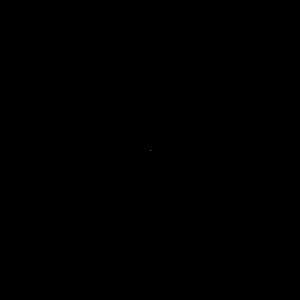
Frame 1 (no input)
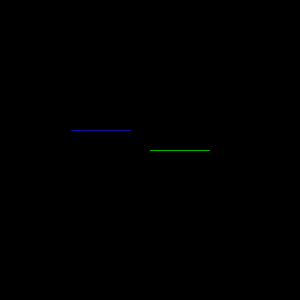
Frame 60 (the mouse pressed at the canvas centre just before this capture)
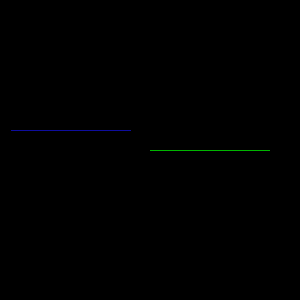
Frame 120 (the mouse held since frame 60 and released just before this capture)

The Processing sketch that drew these frames (run headless with seeded random() and noise(); from frame 60 on, the mouse is pressed at the canvas centre):

// Processing sketch: processing_77940
// ── processing_77940.pde

//Hannah Abdel, CP1, Mods 4-5, tron
int x;
int y;
int direction = RIGHT;
int compX = 130;
int compY = 130;
int compDir = LEFT;
boolean gameOver = false;
void setup()
{
  x = 150;
  y = 150;
  size(300,300);
  background(0);
}
void draw()
{
  if (gameOver == true)
  {
    text("GAME OVER!", 100,150);
  }
  else
 {
   human();
 computer();
 }
}
void human()
{
 stroke(0,255,0);
  if(get(x,y) !=color (0,0,0))
  {
    gameOver = true;
  }
  else
  {
    point(x,y);
    if(direction == RIGHT)
    {
      x++;
    }
    else if (direction == LEFT)
    {
      x--;
    }
    else if (direction == UP)
    {
      y--;
    }
    else if(direction == DOWN)
    {
      y++;
    }
  }
}

void keyPressed()
{
  if (key== 'a')
  {
    direction = LEFT;
  }
  else if (key =='d')
  {
    direction = RIGHT;
  }
  else if (key == 'w')
  {
    direction = UP;
  }
  else if (key == 's')
  {
    direction = DOWN;
  }
}
void computer()
{
  stroke(20,18,222);
  point(compX, compY);
  if (compDir == LEFT)
  {
    compX--;
    if(get(compX-1, compY) != color(0,0,0))
    {
      compDir = UP;
    }
  }
  else if (compDir == DOWN)
  {
    compY++;
    if(get(compX,compY+1) !=color (0,0,0))
    compDir = LEFT;
  }

  else if (compDir == UP)
{
  compY--;
  if(get(compX, compY-1) !=color (0,0,0))
  {
    compDir = RIGHT;
  }
}
  else if (compDir == RIGHT)
  {
    compX++;
    if(get(compX+1,compY) !=color(0,0,0))
    {
      compDir = DOWN;
    }
    if(get(compX,compY) !=color(0,0,0))
    {
      gameOver = true;
      text("YOU WON!", 200,150);
    }
  }
}


  
  
    
